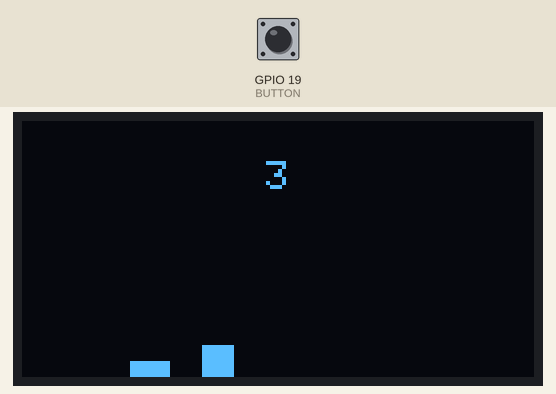
A sketch run on a simulated ESP32. Shown: 128×64 one-colour display. The inputs (shaded band) are chosen by the test bench; at power-on: GPIO 19 (BUTTON) HIGH. The display library's start-up logo is not drawn; random numbers use the default seed unless the sketch sets one.

Above: at 2.2 s.
2.3 s: GPIO 19 (BUTTON) pulled LOW for 0.15 s
At 2.77 s:
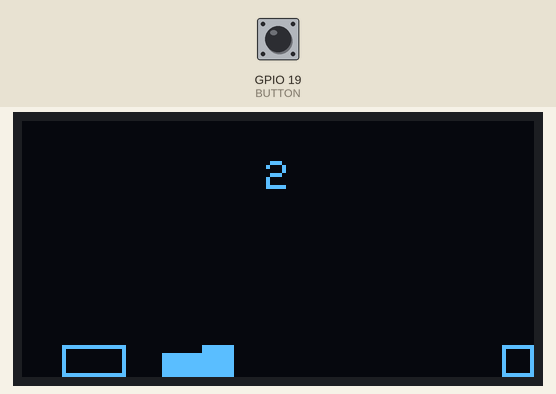
3.0 s: GPIO 19 (BUTTON) pulled LOW for 1 s
At 3.38 s:
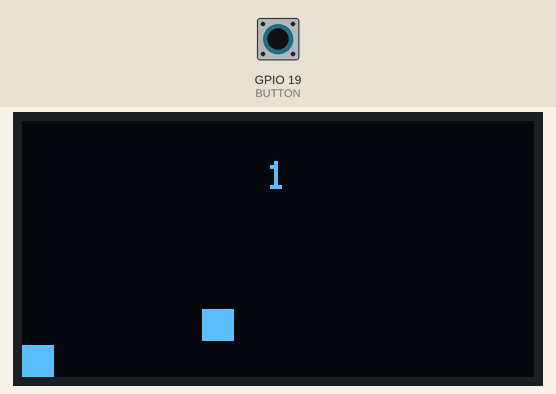
5.5 s: GPIO 19 (BUTTON) pulled LOW for 0.15 s
At 5.68 s:
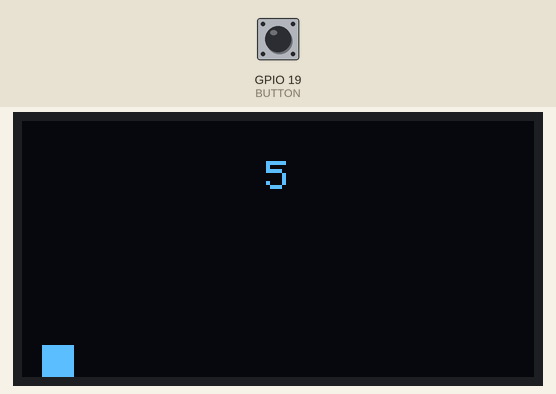
6.2 s: GPIO 19 (BUTTON) pulled LOW for 3.2 s
At 7.8 s:
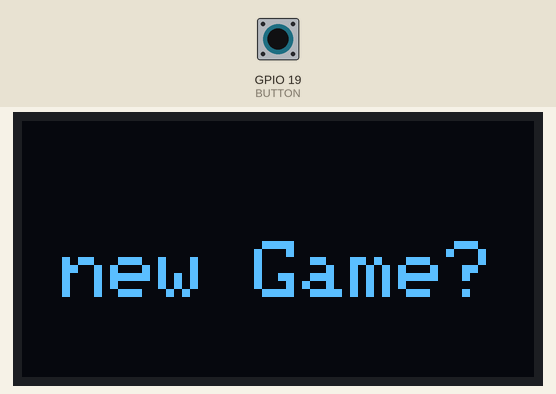
10.9 s: GPIO 19 (BUTTON) pulled LOW for 0.15 s
At 15.15 s:
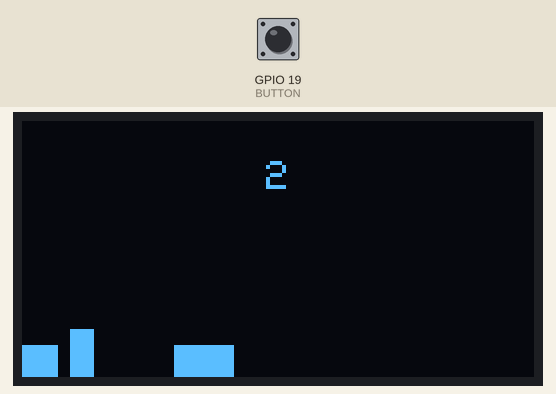
Timing chart, 0 to 16.6 s (numbered marks = the images above; inputs shaded):
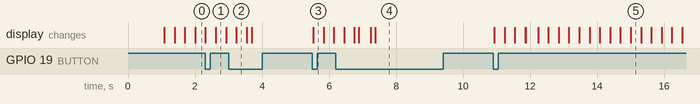

Measured:
- after the input at 5.5 s, the display: changes at once (image 3)
- after the input at 10.9 s, the display: first changes at once (image 5 shows a later state)

The sketch:

Jump_N_Run.ino
```cpp
#include <Adafruit_SSD1306.h>
#define ESP32LED 1
#define BUTTON 19
#define INSTANCE_COUNT 5

Adafruit_SSD1306 display(ESP32LED);


class SquareGameObject{
  protected:
    int16_t xPos, yPos;
    int8_t xVel, yVel;
    uint16_t width, height;
    uint16_t color;

  public:
    SquareGameObject(uint16_t _xPos, uint16_t _yPos,int8_t _xVel, int8_t _yVel, uint16_t _width, uint16_t _height,uint16_t _color=WHITE)
    :xPos(_xPos),yPos(_yPos),xVel(_xVel),yVel(_yVel),width(_width),height(_height), color(_color){

    }

    int16_t getXPos(){
      return xPos;
    }
    int16_t getYPos(){
      return yPos;
    }

    uint16_t getWidth(){
      return width;
    }

    uint16_t getHeight(){
      return height;
    }


    virtual void draw()=0;
    virtual void update()=0;
    virtual void reset()=0;
};

class Player: public SquareGameObject {
  private:
    int16_t xPosLimit=display.width()/3;

  public:
    Player(uint16_t _width, uint16_t _height,uint16_t _color)
    :SquareGameObject(0,0,5,0,_width, _height,_color){

    }
    virtual void draw(){
      xPos=constrain(xPos, 0, display.width()-width);
      yPos=constrain(yPos, 0, display.height()-height);
      display.fillRect(xPos,display.height()-height-yPos, width, height, color);
    }

    virtual void update(){
      if(xPos<xPosLimit)
         xPos+=xVel;

      yPos+=yVel;
      if(yPos>0)
        yVel=yVel-2;
    }
    virtual void reset(){
      xPos=0;
      yPos=0;
    }

    void jump(){
      if(yPos==0)
        yVel=9;
    }
};

class Obstacle:public SquareGameObject{
  private:
    boolean hit=false;
  public:
    Obstacle(int16_t _xPos,uint16_t _width, uint16_t _height,uint16_t _color=WHITE)
    :SquareGameObject(_xPos,0,-5,0,_width, _height,_color){

    }
    virtual void draw(){
      if(!hit)
        display.drawRect(xPos,display.height()-height-yPos, width, height, color);
      else
        display.fillRect(xPos,display.height()-height-yPos, width, height, color);
    }

    virtual void update(){
      xPos+=xVel;
      if((xPos+width)<0){
        switch (random(0,3)){
          case 0:
            width=6;
            height=12;
            break;
          case 1:
             width=8;
            height=8;
            break;
          case 2:
            width=16;
            height=8;
            break;
          case 3:
            width=24;
            height=6;
            break;
        }
        xPos=display.width()+random(0,display.width());
        hit=false;
      }
    }
     virtual void reset(){
       xVel=-5;
       hit=false;
       xPos+=display.width();
    }

    boolean hits(SquareGameObject &player){
      if(!hit && ((player.getXPos()+player.getWidth()) > (this->xPos)) && ((player.getXPos()+player.getWidth()) < (this->xPos+this->width)) && (player.getYPos() < (this->yPos + this->height))){
         hit=true;
         return true;
      }
      return false;
    }

    void stop(){
      xVel=0;
    }
};


Player *player;
Obstacle *obstacles[INSTANCE_COUNT];
int lifeCounter=5;
bool resetFlag=false;

void onButtonClick(){
  if(lifeCounter>0){
    if(resetFlag)
      resetFlag=false;
    else
      player->jump();
  }
  else{
    resetFlag=true;
  }
}


void drawLifeCounter(){
  display.setCursor((display.width()/2)-3,10);
  display.setTextColor(WHITE);
  display.setTextSize(1);
  display.println(lifeCounter);
}

void setup() {
  // put your setup code here, to run once:
  Serial.begin(115200);
  pinMode(BUTTON, INPUT_PULLUP);
  attachInterrupt(digitalPinToInterrupt(BUTTON),onButtonClick, FALLING);

  display.begin(SSD1306_SWITCHCAPVCC, 0x3C);
  display.display();
  delay(1000);
  display.clearDisplay();

  player=new Player(8,8,WHITE);
  player->draw();

  obstacles[0]=new Obstacle(display.width(),8,8);
  obstacles[1]=new Obstacle(display.width()+random(30,display.width()),10,4);
  obstacles[2]=new Obstacle(display.width()*2+random(30,display.width()),16,6);
  for(int i=0; i< INSTANCE_COUNT && obstacles[i]; i++){
    obstacles[i]->draw();
  }

  drawLifeCounter();
  display.display();
}


void loop() {
    if(lifeCounter>0){
      display.clearDisplay();

      player->update();
      for(int i=0; i< INSTANCE_COUNT && obstacles[i]; i++){
        obstacles[i]->update();
      }

      for(int i=0; i< INSTANCE_COUNT && obstacles[i]; i++){
        if(obstacles[i]->hits(*player))
          lifeCounter--;
      }
      if(lifeCounter==0){
        for(int i=0; i< INSTANCE_COUNT && obstacles[i]; i++)
          obstacles[i]->stop();

        display.clearDisplay();
        display.setCursor(10,30);
        display.setTextColor(WHITE);
        display.setTextSize(2);
        display.println("new Game?");
        display.display();
        return;
      }

      drawLifeCounter();
      player->draw();
      for(int i=0; i< INSTANCE_COUNT && obstacles[i]; i++){
       obstacles[i]->draw();
      }
      display.display();
    }
    else{
      if(resetFlag){
        player->reset();
        for(int i=0; i< INSTANCE_COUNT && obstacles[i]; i++){
          obstacles[i]->reset();
        }
        display.clearDisplay();
        lifeCounter=5;
      }
    }
}
```
